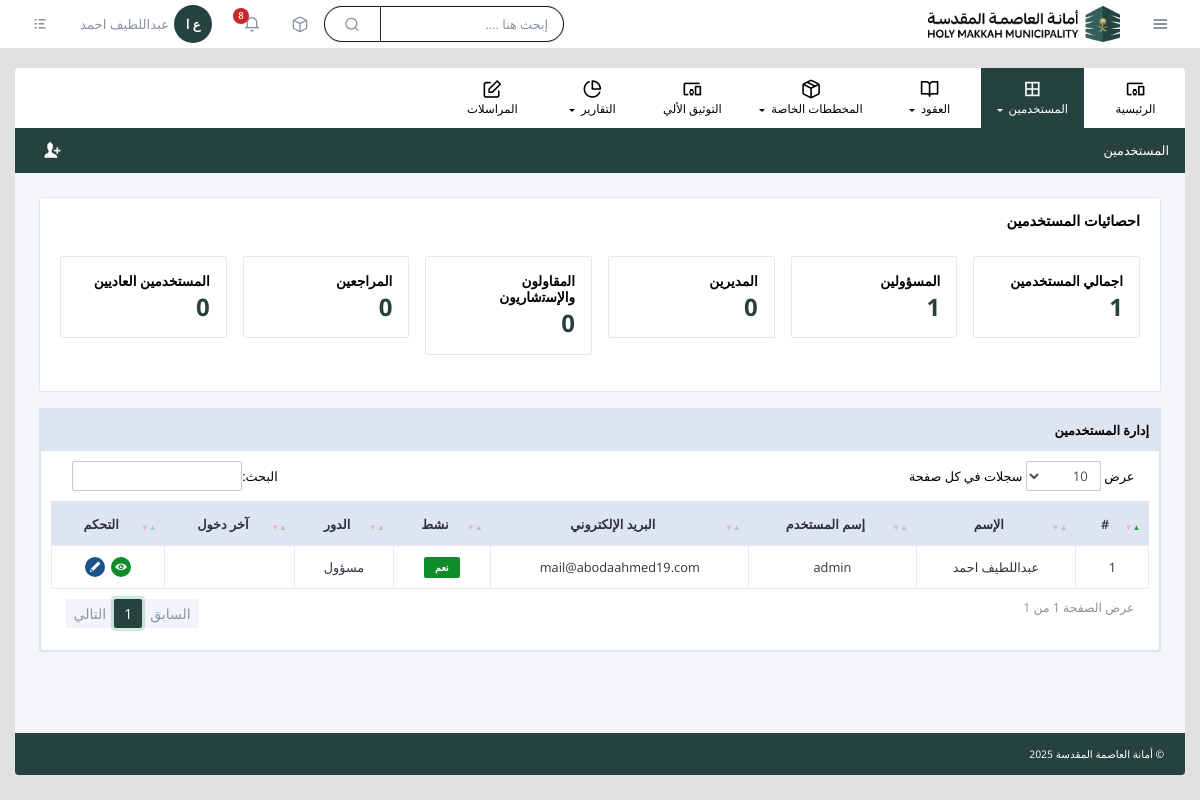
Page /users/ (signed in) on the earlier database version.
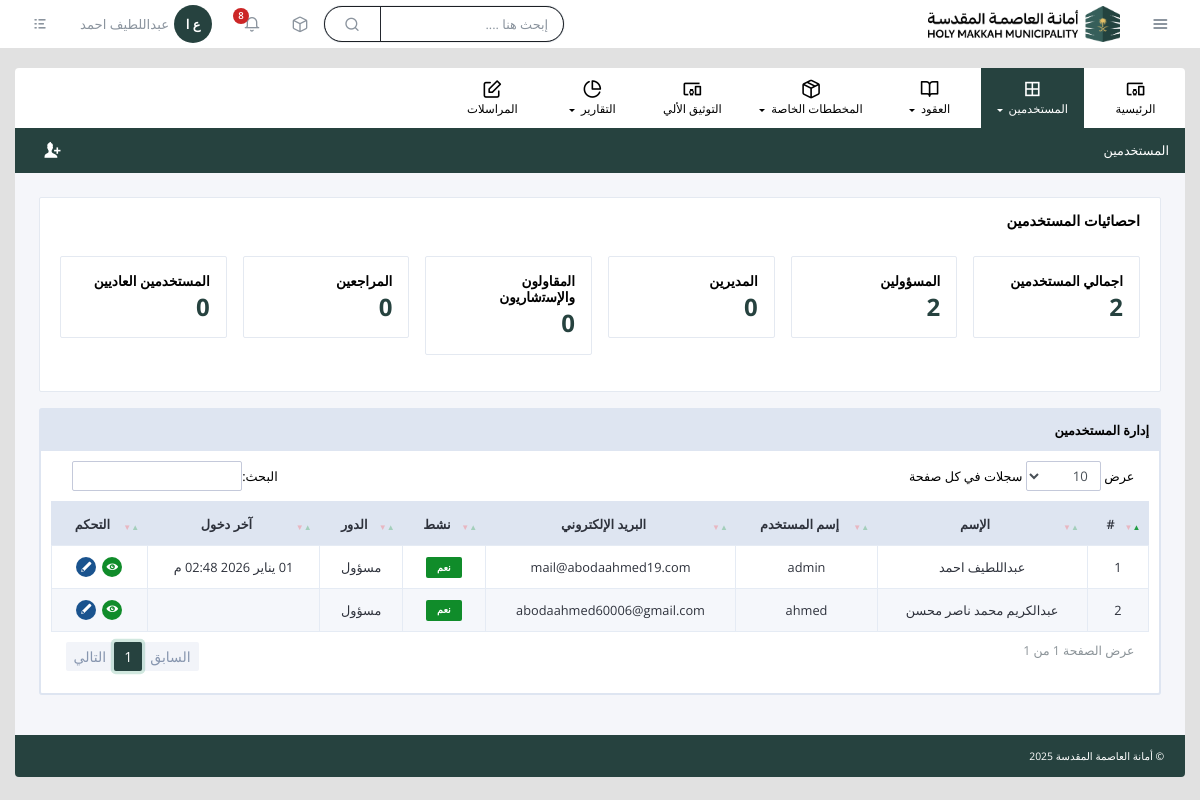
Same page on the later database version.
### users/models.py (models this page shows, shortened)
class User(AbstractUser):
    name = models.CharField("name", max_length=255)
    created_at = models.DateTimeField(auto_now_add=True)
    updated_at = models.DateTimeField(auto_now=True)
    first_name = None
    last_name = None
    role = models.CharField(
        max_length=20,
        choices=Roles.CHOICES,
        default=Roles.USER
    )
    class Meta:
        db_table = 'users'

### users/views.py (the view)
# urls.py: path('', include('users.urls')),
@role_required('admin')
def users(request):
    users = User.objects.all()
    admin = User.objects.filter(role='admin')
    manager = User.objects.filter(role='manager')
    company = User.objects.filter(role='company')
    reviewer = User.objects.filter(role='reviewer')
    user = User.objects.filter(role='user')
    return render(request, 'users/index.html', {
        'users': users,
        'admin': admin,
        'manager': manager,
        'company': company,
        'reviewer': reviewer,
        'user': user,
    })

### helpers/templatetags/helper.py (called while the page is built)
@register.filter
def initials(value):
    if not value:
        return ""
    parts = value.strip().split()
    if len(parts) == 1:
        return parts[0][0] * 2
    return parts[0][0] + ' ' + parts[-1][0]

### helpers/templatetags/nav_active.py (called while the page is built)
@register.simple_tag(takes_context=True)
def active(context, names):
    request = context['request']
    current = request.resolver_match.url_name
    name_list = names.split(',')
    return 'active-page' if current in name_list else ''

### helpers/templatetags/translate.py (called while the page is built)
@register.filter
def ar(text):
    if not text:
        return ""
    return MAP.get(text.lower(), text)

### helpers/utils.py (called while the page is built)
def role_required(role):
    def decorator(view_func):
        @wraps(view_func)
        def wrapper(request, *args, **kwargs):
            if not request.user.is_authenticated:
                return redirect('login')
            if request.user.role != role:
                return redirect('home')  # or no permit
            return view_func(request, *args, **kwargs)
        return wrapper
    return decorator

### templates/users/index.html (shortened to what this page needs)
{% extends "base.html" %}
{% load static %}
{% load translate %}
{% block css %}
    <link rel="stylesheet" href="{% static 'site/vendor/datatables/dataTables.bs4.css' %}" />
    <link rel="stylesheet" href="{% static 'site/vendor/datatables/dataTables.bs4-custom.css' %}" />
{% endblock %}
{% block breadcrumb %}
    <li class="breadcrumb-item">المستخدمين</li>
{% endblock %}
{% block app_action %}
<ul class="app-actions">
    <li>
        <a href="{% url 'users_create' %}" data-toggle="tooltip" data-placement="top" title="مستخدم جديد"
            data-original-title="مستخدم جديد">
            <i class="icon-add-user"></i>
        </a>
    </li>
</ul>
{% endblock %}
{% block content %}
<div class="row gutters">
    <div class="col-xl-12 col-lg-12 col-md-12 col-sm-12 col-12">
        <div class="card">
            <div class="card-header">
                <div class="card-title">احصائيات المستخدمين</div>
            </div>
            <div class="card-body">
                <div class="row gutters">
                    <div class="col-xl-2 col-lg-4 col-md-4 col-sm-4 col-12">
                        <div class="ticket-status-card">
                            <h6>اجمالي المستخدمين</h6>
                            <h3>{{ users.count }}</h3>
                        </div>
                    </div>
                    <div class="col-xl-2 col-lg-4 col-md-4 col-sm-4 col-12">
                        <div class="ticket-status-card">
                            <h6>المسؤولين</h6>
                            <h3>{{ admin.count }}</h3>
                        </div>
                    </div>
                    <div class="col-xl-2 col-lg-4 col-md-4 col-sm-4 col-12">
                        <div class="ticket-status-card">
                            <h6>المديرين</h6>
                            <h3>{{ manager.count }}</h3>
                        </div>
                    </div>
                    <div class="col-xl-2 col-lg-4 col-md-4 col-sm-4 col-12">
                        <div class="ticket-status-card">
                            <h6>اﻟﻣﻘﺎوﻟون واﻹﺳﺗﺷﺎرﯾون</h6>
                            <h3>{{ company.count }}</h3>
                        </div>
                    </div>
                    <div class="col-xl-2 col-lg-4 col-md-4 col-sm-4 col-12">
                        <div class="ticket-status-card">
                            <h6>المراجعين</h6>
                            <h3>{{ reviewer.count }}</h3>
                        </div>
                    </div>
                    <div class="col-xl-2 col-lg-4 col-md-4 col-sm-4 col-12">
                        <div class="ticket-status-card">
                            <h6>المستخدمين العاديين</h6>
                            <h3>{{ user.count }}</h3>
                        </div>
                    </div>
                </div>
            </div>
        </div>
    </div>
</div>
<div class="row gutters">
    <div class="col-xl-12 col-lg-12 col-md-12 col-sm-12 col-12">
        <div class="table-container">
            <div class="t-header">إدارة المستخدمين</div>
            <div class="table-responsive">
                <table id="rowSelection" class="table custom-table">
                    <thead>
                        <tr>
                            <th>#</th>
                            <th>الإسم</th>
                            <th>إسم المستخدم</th>
                            <th>البريد الإلكتروني</th>
                            <th>نشط</th>
                            <th>الدور</th>
                            <th>آخر دخول</th>
                            <th>التحكم</th>
                        </tr>
                    </thead>
                    <tbody>
                        {% for user in users %}
                        <tr>
                            <td>{{ user.id }}</td>
                            <td>{{ user.name }}</td>
                            <td>{{ user.username }}</td>
                            <td>{{ user.email }}</td>
                            <td>
                                {% if user.is_active %}
                                <span class="badge badge-success">نعم</span>
                                {% else %}
                                <span class="badge badge-danger">لا</span>
                                {% endif %}
                            </td>
                            <td>{{ user.role|ar }}</td>
                            <td>{{ user.last_login|date:"d M Y h:i a" }}</td>
                            <td>
                                <div class="td-actions">
                                    <a href="#" class="icon green" data-toggle="tooltip" data-placement="top" title=""
                                        data-original-title="عرض">
                                        <i class="icon-eye"></i>
                                    </a>
                                    <a href="{% url 'users_edit' user.id %}" class="icon blue" data-toggle="tooltip" data-placement="top" title=""
                                        data-original-title="تعديل">
                                        <i class="icon-edit"></i>
                                    </a>
                                </div>
                            </td>
                        </tr>
                        {% endfor %}
                    </tbody>
                </table>
            </div>
        </div>
    </div>
</div>
{% endblock %}

### templates/base.html (shortened to what this page needs)
{% load static %}
{% load helper %}
{% load nav_active %}
<!doctype html>
<html lang="ar">
<head>
		<link rel="stylesheet" href="{% static 'site/css/bootstrap.min.css' %}">
		<link rel="stylesheet" href="{% static 'site/fonts/style.css' %}">
		<link rel="stylesheet" href="{% static 'site/css/main.css' %}">
        {% block css %}
        {% endblock %}
	</head>
	<body>
		<header class="header">
			<div class="logo-wrapper">
				<a href="{% url 'home' %}" class="logo">
					<img src="{% static 'site/img/logo.png' %}" alt="Tawtheeq Admin Dashboard" />
				</a>
				<a href="javascript:void(0)" class="quick-links-btn" data-toggle="tooltip" data-placement="right" title="" data-original-title="روابط سريعة">
					<i class="icon-menu1"></i>
				</a>
			</div>
			<div class="header-items">
				<div class="custom-search">
					<input type="text" class="search-query" placeholder="إبحث هنا ....">
					<i class="icon-search1"></i>
				</div>
				<ul class="header-actions">
					<li class="dropdown">
						<a href="javascript:void(0)" id="notifications" data-toggle="dropdown" aria-haspopup="true">
							<i class="icon-box"></i>
						</a>
					</li>
					<li class="dropdown">
						<a href="javascript:void(0)" id="notifications" data-toggle="dropdown" aria-haspopup="true">
							<i class="icon-bell"></i>
							<span class="count-label">8</span>
						</a>
					</li>
					<li class="dropdown">
						<a href="javascript:void(0)" id="userSettings" class="user-settings" data-toggle="dropdown" aria-haspopup="true">
							<span class="user-name">{{ request.user.name }}</span>
							<span class="avatar">{{ request.user.name|initials }}</span>
						</a>
					</li>
					<li>
						<a href="javascript:void(0)" class="quick-settings-btn" data-toggle="tooltip" data-placement="left" title="" data-original-title="إعدادات سريعة">
							<i class="icon-list"></i>
						</a>
					</li>
				</ul>
			</div>
		</header>
		<div class="container-fluid">
			<nav class="navbar navbar-expand-lg custom-navbar">
				<div class="collapse navbar-collapse" id="WafiAdminNavbar">
					<ul class="navbar-nav">
						<li class="nav-item">
							<a class="nav-link {% active 'home' %}" href="{% url 'home' %}" role="button">
								<i class="icon-devices_other nav-icon"></i>
								الرئيسية
							</a>
						</li>
						<li class="nav-item dropdown">
							<a class="nav-link dropdown-toggle {% active 'agents,agents_create,agents_edit,departments,departments_create,departments_edit,companies,companies_create,companies_edit,users,users_create,users_edit' %}" href="javascript:void(0)" id="tablesDropdown" role="button" data-toggle="dropdown" aria-haspopup="true" aria-expanded="false">
								<i class="icon-border_all nav-icon"></i>
								المستخدمين
							</a>
						</li>
						<li class="nav-item dropdown">
							<a class="nav-link dropdown-toggle  {% active 'contracts,contracts_create,contracts_edit,contract_transactions,contract_transactions_create,contract_transactions_edit,contract_transaction_types,contract_transaction_types_create,contract_transaction_types_edit' %}" href="javascript:void(0)" id="pagesDropdown" role="button" data-toggle="dropdown" aria-haspopup="true" aria-expanded="false">
								<i class="icon-book-open nav-icon"></i>
								العقود
							</a>
						</li>
						<li class="nav-item dropdown">
							<a class="nav-link dropdown-toggle" href="javascript:void(0)" id="appsDropdown" role="button" data-toggle="dropdown" aria-haspopup="true" aria-expanded="false">
								<i class="icon-package nav-icon"></i>
								المخططات الخاصة
							</a>
						</li>
						<li class="nav-item">
							<a class="nav-link {% active 'automated_documentation' %}" href="{% url 'automated_documentation' %}" role="button">
								<i class="icon-devices_other nav-icon"></i>
								التوثيق الألي
							</a>
						</li>
						<li class="nav-item dropdown">
							<a class="nav-link dropdown-toggle" href="javascript:void(0)" id="graphsDropdown" role="button" data-toggle="dropdown" aria-haspopup="true" aria-expanded="false">
								<i class="icon-pie-chart1 nav-icon"></i>
								التقارير
							</a>
						</li>
						<li class="nav-item">
							<a class="nav-link {% active 'chats' %}" href="{% url 'chats' %}" role="button">
								<i class="icon-edit1 nav-icon"></i>
								المراسلات
							</a>
						</li>
					</ul>
				</div>
			</nav>
			<div class="main-container">
				<div class="page-header">
					<ol class="breadcrumb">
						{% block breadcrumb %}{% endblock %}
					</ol>
					{% block app_action %}
					{% endblock %}
				</div>
				<div class="content-wrapper">
                    {% block content %}
                    {% endblock %}
				</div>
			</div>
			<footer class="main-footer">© أمانة العاصمة المقدسة 2025</footer>
		</div>
	</body>
</html>

Differences in the rows shown:
changed User "عبداللطيف احمد": last_login (not shown) → "01 يناير 2026 02:48 م"
added User: id "2", name "عبدالكريم محمد ناصر محسن", username "ahmed", email "abodaahmed60006@gmail.com", is_active "نعم", role|ar "مسؤول"
Other differences:
{{ users.count }}: "1" → "2"
{{ admin.count }}: "1" → "2"
